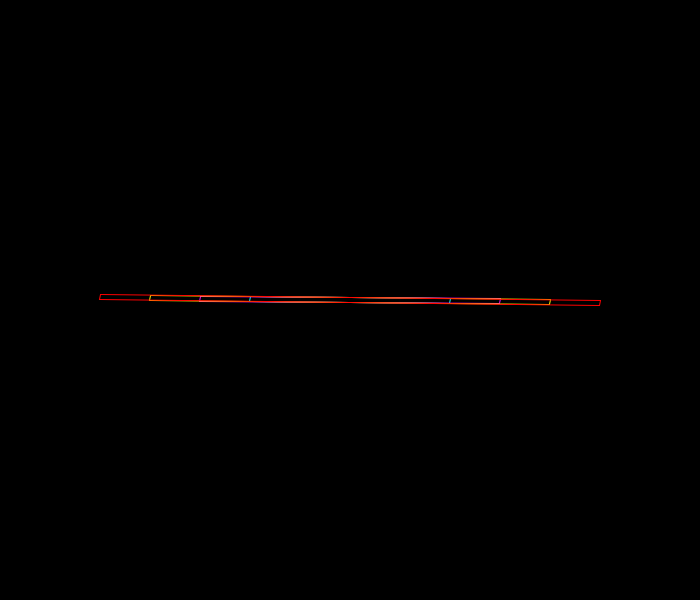
Frame 1 (no input)
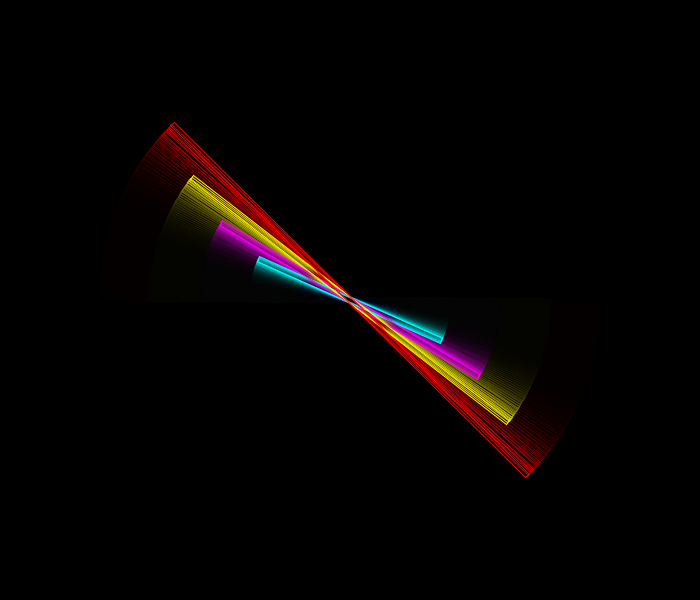
Frame 60 (the mouse pressed at the canvas centre just before this capture)
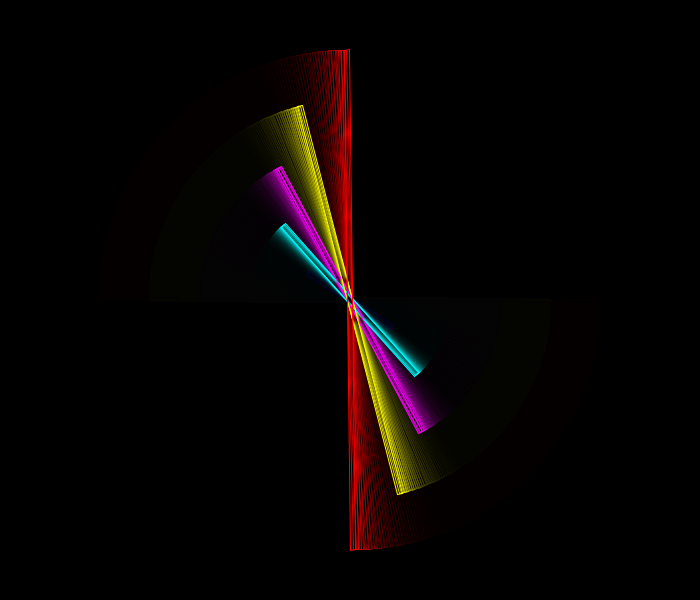
Frame 120 (the mouse held since frame 60 and released just before this capture)

The Processing sketch that drew these frames (run headless with seeded random() and noise(); from frame 60 on, the mouse is pressed at the canvas centre):

// Processing sketch: day3_11_spinningRect_inspired_by_tin
// ── day3_11_spinningRect_inspired_by_tin.pde
// REUSABILITY & MODULARITY

void setup() {
  size(700, 600);
  background(0);
}

void draw() {
  //background(0);
  
  rectMode(CORNER);
  fill(0, 30);
  noStroke();
  rect(0, 0, width, height);
  
  noFill();
  stroke(0, 0, 255, 10);
  spinningRect(width/2, height/2, 100, 5, 0.005);
  stroke(0, 255, 255);
  spinningRect(width/2, height/2, 200, 5, 0.007);
  stroke(255, 0, 255);
  spinningRect(width/2, height/2, 300, 5, 0.009);
  stroke(255, 255, 0);
  spinningRect(width/2, height/2, 400, 5, 0.011);
  stroke(255, 0, 0);
  spinningRect(width/2, height/2, 500, 5, 0.013);
}

// user-defined function
void spinningRect(float x, float y, float w, float h, float spd) {
  pushMatrix();
  translate(x, y);
  rotate( frameCount * spd );
  rectMode(CENTER);
  rect(0, 0, w, h);
  popMatrix(); 
}
